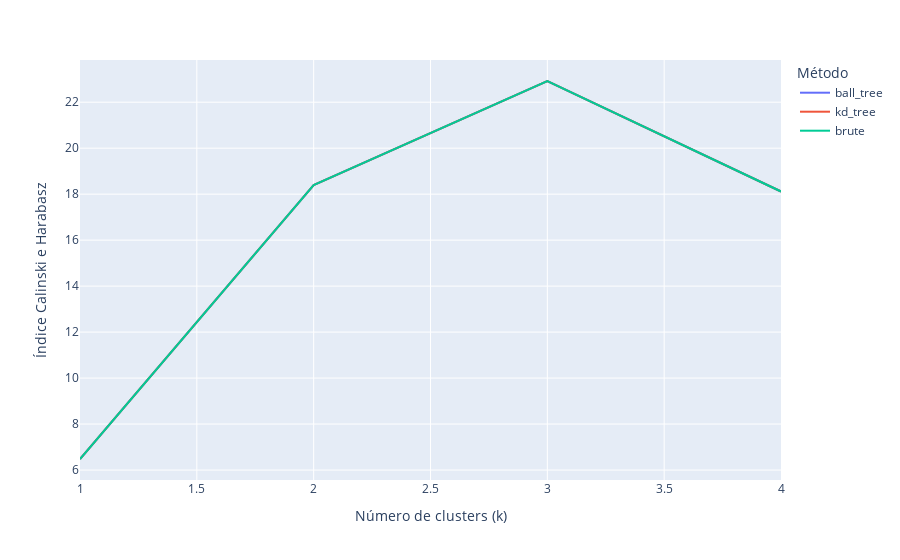

This figure's notebook cell:
### Code cell
CHS2 = pd.DataFrame(CHS, columns = ['meth', 'chs', 'cluster'])
fig = px.line(CHS2, x = 'cluster', y = 'chs', color = 'meth')
fig.update_traces(textposition="bottom right")
fig.update_layout(
    #title="Plot Title",
    xaxis_title="Número de clusters (k)",
    yaxis_title="Índice Calinski e Harabasz",
    legend_title="Método",
)
fig.show()

m = CHS2['chs'].max()
met = CHS2[CHS2['chs'] == m].meth.values[0]
n = CHS2[CHS2['chs'] == m].cluster.values[0]
model = DBSCAN(eps=n, algorithm = met)
model.fit(df5)

dfresult = df5.copy()
dfresult = dfresult*(df5max - df5min) + df5min
dfresult['cluster'] = model.labels_
m, met, n

### Figure 1 — Plotly figure (JSON) as saved in the notebook; plotly's stock layout.template omitted (floating-point values rounded to 4 significant figures)
{"data": [{"hovertemplate": "meth=ball_tree<br>cluster=%{x}<br>chs=%{y}<extra></extra>", "legendgroup": "ball_tree", "line": {"color": "#636efa", "dash": "solid"}, "marker": {"symbol": "circle"}, "mode": "lines", "name": "ball_tree", "orientation": "v", "showlegend": true, "textposition": "bottom right", "type": "scatter", "x": [1, 2, 3, 4], "xaxis": "x", "y": [6.481, 18.4, 22.92, 18.12], "yaxis": "y"}, {"hovertemplate": "meth=kd_tree<br>cluster=%{x}<br>chs=%{y}<extra></extra>", "legendgroup": "kd_tree", "line": {"color": "#EF553B", "dash": "solid"}, "marker": {"symbol": "circle"}, "mode": "lines", "name": "kd_tree", "orientation": "v", "showlegend": true, "textposition": "bottom right", "type": "scatter", "x": [1, 2, 3, 4], "xaxis": "x", "y": [6.481, 18.4, 22.92, 18.12], "yaxis": "y"}, {"hovertemplate": "meth=brute<br>cluster=%{x}<br>chs=%{y}<extra></extra>", "legendgroup": "brute", "line": {"color": "#00cc96", "dash": "solid"}, "marker": {"symbol": "circle"}, "mode": "lines", "name": "brute", "orientation": "v", "showlegend": true, "textposition": "bottom right", "type": "scatter", "x": [1, 2, 3, 4], "xaxis": "x", "y": [6.481, 18.4, 22.92, 18.12], "yaxis": "y"}], "layout": {"autosize": true, "legend": {"title": {"text": "Método"}, "tracegroupgap": 0}, "margin": {"t": 60}, "xaxis": {"anchor": "y", "autorange": true, "domain": [0, 1], "range": [1, 4], "title": {"text": "Número de clusters (k)"}, "type": "linear"}, "yaxis": {"anchor": "x", "autorange": true, "domain": [0, 1], "range": [5.567, 23.84], "title": {"text": "Índice Calinski e Harabasz"}, "type": "linear"}}}
